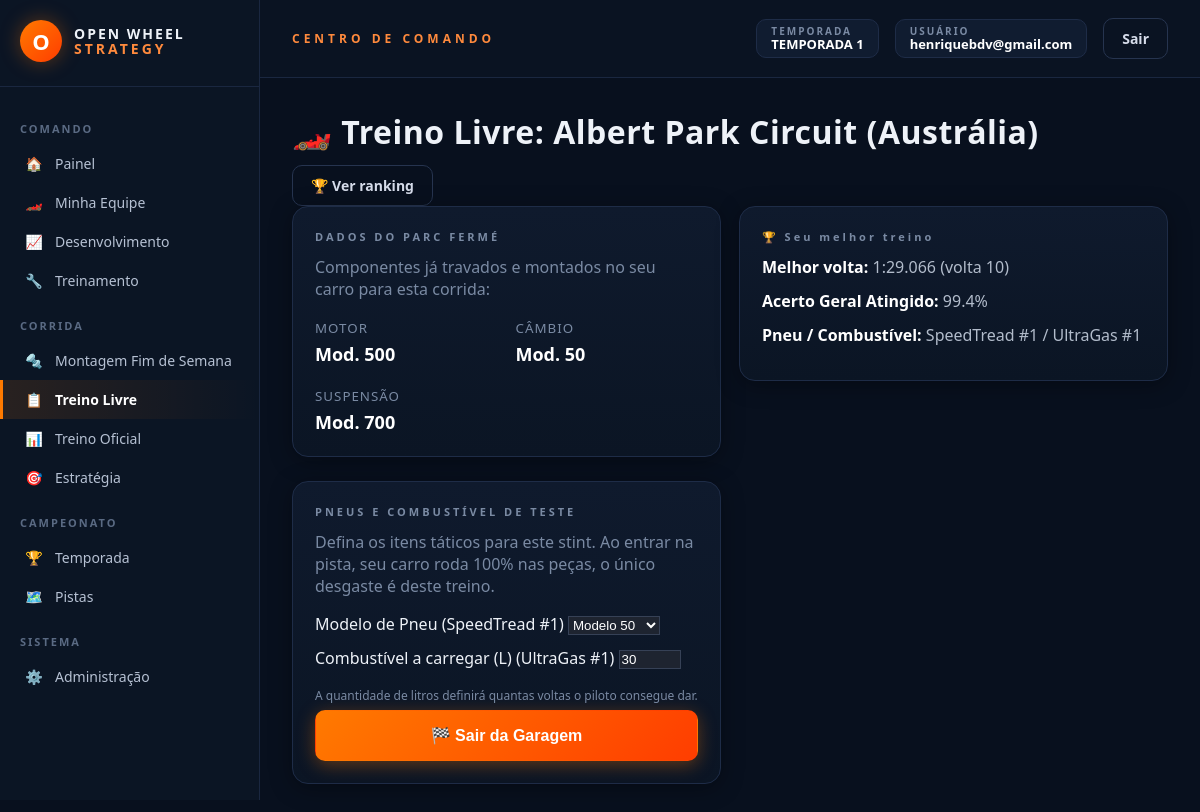
The app's page /treino-livre (signed in) with its own data.
### models_temporada.py (models this page shows, shortened)
class Temporada(db.Model):
    __tablename__ = "temporadas"
    id = db.Column(db.Integer, primary_key=True)
    nome = db.Column(db.String(120), nullable=False)
    ativa = db.Column(db.Boolean, default=False, nullable=False)
    data_criacao = db.Column(db.DateTime, default=datetime.utcnow)
    corridas_agendadas = db.relationship(
        "CorridaAgendada", backref="temporada",
        cascade="all, delete-orphan",
        order_by="CorridaAgendada.ordem",
    )
    @classmethod
    def ativa_atual(cls):
        try:
            return cls.query.filter_by(ativa=True).first()
        except (OperationalError, ProgrammingError, NoSuchTableError):
            return None
    def proxima_corrida(self):
        return next((c for c in self.corridas_agendadas if not c.executada), None)

class CorridaAgendada(db.Model):
    __tablename__ = "corridas_agendadas"
    id = db.Column(db.Integer, primary_key=True)
    temporada_id = db.Column(db.Integer, db.ForeignKey("temporadas.id"), nullable=False)
    pista_real_id = db.Column(db.Integer, nullable=False)
    pista_nome = db.Column(db.String(120))
    ordem = db.Column(db.Integer, nullable=False)
    executada = db.Column(db.Boolean, default=False, nullable=False)
    data_execucao = db.Column(db.DateTime)
    resultado_json = db.Column(db.Text, default="[]")

### models.py (models this page shows, shortened)
class Usuario(db.Model):
    __tablename__ = "usuarios"
    id = db.Column(db.Integer, primary_key=True)
    email = db.Column(db.String(150), unique=True, nullable=False)
    senha_hash = db.Column(db.String(255), nullable=True)
    google_id = db.Column(db.String(255), unique=True, nullable=True)
    eh_admin = db.Column(db.Boolean, default=False)
    criado_em = db.Column(db.DateTime, default=datetime.utcnow)
    grupo = db.Column(db.String(50), nullable=True)
    classe = db.Column(db.String(50), nullable=True)
    nick = db.Column(db.String(50), nullable=True)
    equipe = db.relationship("CarroJogador", backref="usuario", uselist=False)

class SetupFimDeSemana(db.Model):
    __tablename__ = "setup_fim_de_semana"
    id = db.Column(db.Integer, primary_key=True)
    equipe_id = db.Column(db.Integer, db.ForeignKey("carros_jogadores.id"), nullable=False)
    corrida_id = db.Column(db.Integer, nullable=False)
    modelo_motor = db.Column(db.Integer, nullable=False)
    modelo_cambio = db.Column(db.Integer, nullable=False)
    modelo_suspensao = db.Column(db.Integer, nullable=False)
    travado = db.Column(db.Boolean, default=False, nullable=False)
    criado_em = db.Column(db.DateTime, default=datetime.utcnow)
    equipe = db.relationship("CarroJogador", backref="setups_fim_de_semana")

class FornecedorPneu(db.Model):
    __tablename__ = "fornecedores_pneu"
    id = db.Column(db.Integer, primary_key=True)
    nome = db.Column(db.String(100), nullable=False)
    custo_temporada = db.Column(db.Float, default=0.0)
    custo_montagem = db.Column(db.Float, default=0.0)
    ativo = db.Column(db.Boolean, default=True)
    performance = db.Column(db.Float, default=0.0)
    desgaste = db.Column(db.Float, default=1.8)
    categoria_chuva = db.Column(db.String(20), default="seco")

class FornecedorCombustivel(db.Model):
    __tablename__ = "fornecedores_combustivel"
    id = db.Column(db.Integer, primary_key=True)
    nome = db.Column(db.String(100), nullable=False)
    custo_temporada = db.Column(db.Float, default=0.0)
    custo_montagem = db.Column(db.Float, default=0.0)
    ativo = db.Column(db.Boolean, default=True)
    eficiencia = db.Column(db.Float, default=0.0)
    aumento_potencia_motor = db.Column(db.Float, default=0.0)

class ResultadoTreinoLivre(db.Model):
    __tablename__ = "resultados_treino_livre"
    id = db.Column(db.Integer, primary_key=True)
    equipe_id = db.Column(db.Integer, db.ForeignKey("carros_jogadores.id"), unique=True, nullable=False)
    pneu_nome = db.Column(db.String(100))
    combustivel_nome = db.Column(db.String(100))
    total_voltas = db.Column(db.Integer, default=0)
    melhor_volta_numero = db.Column(db.Integer, default=0)
    melhor_volta_tempo = db.Column(db.Float)
    tempo_medio = db.Column(db.Float)
    erro_setup = db.Column(db.Float, default=0.0)
    criado_em = db.Column(db.DateTime, default=datetime.utcnow)
    equipe = db.relationship("CarroJogador")

### rotas/treino.py (the view, shortened to what this page needs)
    @app.route("/treino-livre", methods=["GET", "POST"])
    @login_requerido
    def treino_livre_view():
        usuario = Usuario.query.get(session["usuario_id"])
        if not usuario.equipe:
            return redirect(url_for("minha_equipe"))
        equipe = usuario.equipe
        temporada = Temporada.ativa_atual()
        proxima_corrida = temporada.proxima_corrida() if temporada else None
        if not proxima_corrida:
            flash("Nenhuma temporada ou corrida ativa. O treino não está disponível.", "warning")
            return redirect(url_for("home"))
        criar_banco_pistas_reais()
        pista = obter_pista_real(proxima_corrida.pista_real_id)
        setup_fds = SetupFimDeSemana.query.filter_by(equipe_id=equipe.id, corrida_id=proxima_corrida.id).first()
        if not setup_fds:
            flash("Você precisa montar o seu carro para o fim de semana antes de ir para a pista.", "warning")
            return redirect(url_for("montagem_fim_de_semana"))
        session_key = f"stint_treino_{equipe.id}"
        stint = session.get(session_key)
        pneu_contratado = FornecedorPneu.query.get(equipe.pneu_fornecedor_id)
        combustivel_contratado = FornecedorCombustivel.query.get(equipe.combustivel_fornecedor_id)
        sliders_atuais = session.get(f"treino_sliders_{equipe.id}", {"cambio": 50, "suspensao": 50, "aerofolio": 50})
        meu_resultado = ResultadoTreinoLivre.query.filter_by(equipe_id=equipe.id).first()
        return render_template(
            "treino_livre.html",
            equipe=equipe,
            pista=pista,
            setup_fds=setup_fds,
            stint=stint,
            sliders_atuais=sliders_atuais,
            modelos_disponiveis=modelos_componente.MODELOS,
            meu_resultado=meu_resultado,
            pneu_contratado=pneu_contratado,
            combustivel_contratado=combustivel_contratado
        )

### templates/treino_livre.html (shortened to what this page needs)
{% extends "base.html" %}
{% block content %}
<div class="d-flex justify-content-between align-items-center mb-3 flex-wrap gap-2">
    <h1 class="h3 mb-0">🏎️ Treino Livre: {{ pista.nome }} ({{ pista.pais }})</h1>
    <a href="{{ url_for('treino_livre_ranking_view') }}" class="ows-btn ows-btn-ghost">
      🏆 Ver ranking
    </a>
</div>
{% if not stint %}
<div class="ows-grid-2" style="align-items:start;">
    <div>
        <div class="ows-card" style="margin-bottom: 24px;">
            <h3>DADOS DO PARC FERMÉ</h3>
            <p class="ows-muted" style="margin-top:4px;">Componentes já travados e montados no seu carro para esta corrida:</p>
            <div class="ows-grid-3" style="margin-top: 16px;">
                <div>
                    <small class="ows-muted" style="letter-spacing: 1px;">MOTOR</small>
                    <div style="font-size: 18px; color: #fff; font-weight: bold; margin-top: 4px;">Mod. {{ setup_fds.modelo_motor }}</div>
                </div>
                <div>
                    <small class="ows-muted" style="letter-spacing: 1px;">CÂMBIO</small>
                    <div style="font-size: 18px; color: #fff; font-weight: bold; margin-top: 4px;">Mod. {{ setup_fds.modelo_cambio }}</div>
                </div>
                <div>
                    <small class="ows-muted" style="letter-spacing: 1px;">SUSPENSÃO</small>
                    <div style="font-size: 18px; color: #fff; font-weight: bold; margin-top: 4px;">Mod. {{ setup_fds.modelo_suspensao }}</div>
                </div>
            </div>
        </div>
        <div class="ows-card">
            <h3>PNEUS E COMBUSTÍVEL DE TESTE</h3>
            <p class="ows-muted" style="margin-top:4px;">Defina os itens táticos para este stint. Ao entrar na pista, seu carro roda 100% nas peças, o único desgaste é deste treino.</p>
            <form method="post" action="{{ url_for('treino_livre_view') }}">
                <div style="margin-top: 16px;">
                    <label class="form-label text-muted">Modelo de Pneu ({{ pneu_contratado.nome }})</label>
                    <select name="modelo_pneu" class="form-select" style="background:#1e2430; color:#fff; border: 1px solid #364156; margin-bottom:12px;" required>
                        {% for m in modelos_disponiveis %}
                            <option value="{{ m }}">Modelo {{ m }}</option>
                        {% endfor %}
                    </select>
                    <label class="form-label text-muted">Combustível a carregar (L) ({{ combustivel_contratado.nome }})</label>
                    <input type="number" step="1" min="1" max="150" name="combustivel_litros" value="30" class="form-control" style="background:#1e2430; color:#fff; border: 1px solid #364156; margin-bottom:12px;">
                    <div class="ows-hint mb-4">A quantidade de litros definirá quantas voltas o piloto consegue dar.</div>
                </div>
                <button type="submit" class="ows-btn ows-btn-primary ows-btn-full" style="padding: 15px; font-size: 16px;">🏁 Sair da Garagem</button>
            </form>
        </div>
    </div>
    {% if meu_resultado %}
    <div class="ows-card">
      <h3>🏆 Seu melhor treino</h3>
      <p><strong class="ows-strong">Melhor volta:</strong> {{ meu_resultado.melhor_volta_tempo | tempo_min }}
        (volta {{ meu_resultado.melhor_volta_numero }})</p>
      <p><strong class="ows-strong">Acerto Geral Atingido:</strong> {{ meu_resultado.erro_setup }}%</p>
      <p><strong class="ows-strong">Pneu / Combustível:</strong> {{ meu_resultado.pneu_nome }} / {{ meu_resultado.combustivel_nome }}</p>
    </div>
    {% endif %}
</div>
{% endif %}
{% endblock %}

### templates/base.html (shortened to what this page needs)
<!DOCTYPE html>
<html lang="pt-br">
<head>
    <link href="{{ url_for('static', filename='css/tema.css') }}" rel="stylesheet">
</head>
<body>
{% if usuario_logado %}
<div class="ows-shell">
    <aside class="ows-sidebar">
        <div class="ows-logo">
            <div class="ows-logo-mark">O</div>
            <div class="ows-logo-text">OPEN WHEEL<br><span>STRATEGY</span></div>
        </div>
        <div class="ows-menu-section">COMANDO</div>
        <a href="{{ url_for('home') }}" class="ows-menu-link {% if request.endpoint == 'home' %}active{% endif %}"><span class="ows-icon">🏠</span> Painel</a>
        <a href="{{ url_for('minha_equipe') }}" class="ows-menu-link {% if request.endpoint == 'minha_equipe' %}active{% endif %}"><span class="ows-icon">🏎️</span> Minha Equipe</a>
        <a href="{{ url_for('desenvolvimento_view') }}" class="ows-menu-link {% if request.endpoint == 'desenvolvimento_view' %}active{% endif %}"><span class="ows-icon">📈</span> Desenvolvimento</a>
        <a href="{{ url_for('treinamento_view') }}" class="ows-menu-link {% if request.endpoint == 'treinamento_view' %}active{% endif %}"><span class="ows-icon">🔧</span> Treinamento</a>
        <div class="ows-menu-section">CORRIDA</div>
        <a href="{{ url_for('montagem_fim_de_semana') }}" class="ows-menu-link {% if request.endpoint == 'montagem_fim_de_semana' %}active{% endif %}"><span class="ows-icon">🔩</span> Montagem Fim de Semana</a>
        <a href="{{ url_for('treino_livre_view') }}" class="ows-menu-link {% if request.endpoint == 'treino_livre_view' %}active{% endif %}"><span class="ows-icon">📋</span> Treino Livre</a>
        <a href="{{ url_for('treino_oficial_view') }}" class="ows-menu-link {% if request.endpoint == 'treino_oficial_view' %}active{% endif %}"><span class="ows-icon">📊</span> Treino Oficial</a>
        <a href="{{ url_for('estrategia_corrida_view') }}" class="ows-menu-link {% if request.endpoint == 'estrategia_corrida_view' %}active{% endif %}"><span class="ows-icon">🎯</span> Estratégia</a>
        <div class="ows-menu-section">CAMPEONATO</div>
        <a href="{{ url_for('temporada_view') }}" class="ows-menu-link {% if request.endpoint == 'temporada_view' %}active{% endif %}"><span class="ows-icon">🏆</span> Temporada</a>
        <a href="{{ url_for('pistas_reais_view') }}" class="ows-menu-link {% if request.endpoint == 'pistas_reais_view' %}active{% endif %}"><span class="ows-icon">🗺️</span> Pistas</a>
        {% if usuario_logado.eh_admin %}
        <div class="ows-menu-section">SISTEMA</div>
        <a href="{{ url_for('admin_dashboard') }}" class="ows-menu-link {% if request.endpoint == 'admin_dashboard' %}active{% endif %}"><span class="ows-icon">⚙️</span> Administração</a>
        {% endif %}
    </aside>
    <div class="ows-main">
        <header class="ows-topbar">
            <div class="ows-topbar-title">CENTRO DE COMANDO</div>
            <div class="ows-topbar-right">
                {% if temporada_ativa %}
                <div class="ows-badge">
                    <div class="ows-badge-label">TEMPORADA</div>
                    <div class="ows-badge-value">{{ temporada_ativa.nome }}</div>
                </div>
                {% endif %}
                <div class="ows-badge">
                    <div class="ows-badge-label">USUÁRIO</div>
                    <div class="ows-badge-value">{{ usuario_logado.email }}</div>
                </div>
                <a href="{{ url_for('logout') }}" class="ows-btn ows-btn-ghost">Sair</a>
            </div>
        </header>
        <div class="ows-content">
            {% block content %}{% endblock %}
        </div>
    </div>
</div>
{% endif %}
</body>
</html>

### records on screen
Temporada: nome "TEMPORADA 1"
Usuario: email "henriquebdv@gmail.com"
CorridaAgendada: nome "Albert Park Circuit"
SetupFimDeSemana: modelo_motor "500", modelo_cambio "50", modelo_suspensao "700"
FornecedorPneu: nome "SpeedTread #1"
FornecedorCombustivel: nome "UltraGas #1"
ResultadoTreinoLivre: melhor_volta_tempo|tempo_min "1:29.066", melhor_volta_numero "10", erro_setup "99.4", pneu_nome "SpeedTread #1", combustivel_nome "UltraGas #1"

### other values on screen
{{ pista.pais }} "Austrália"
